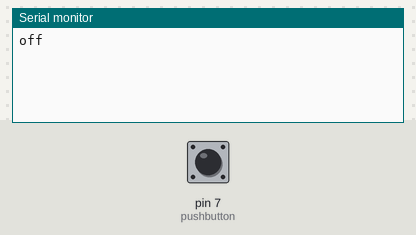
Recording of a sketch running on a simulated Arduino Uno, built with avr-gcc and run on an emulated ATmega328P. On the bench: the last lines printed to the serial monitor. Inputs (shaded band) come from the test bench; at power-on: pin 7 (pushbutton) HIGH.

Above: at 1.2 s.
1.3 s: pin 7 (pushbutton) pulled LOW for 0.15 s
At 1.43 s:
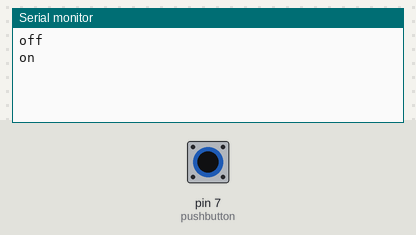
At 2.2 s:
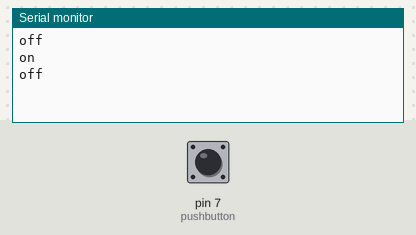

Measured:
- after the input at 1.3 s, the serial monitor: prints a new line at once (image 1)

The sketch:

pushbutton_v2.ino
```cpp
const int  pushbutton = 7;
int estado = 0;            // Estado actual del boton
int ultimo_estado = 0;     // Ultimo estado del boton

void setup() {
  // initialize the button pin as a input:
  pinMode(pushbutton, INPUT_PULLUP);
  // initialize serial communication:
  Serial.begin(9600);
  // El usuario hace cualquier cosa e inicia con el
  // pushButton presionado
  if(digitalRead(pushbutton)== LOW){
    Serial.println("on");
  }
}

void loop() {
  // Lee el estado del boton
  estado = digitalRead(pushbutton);

  // Compara el estado actual del boton con el ultimo estado
  if (estado != ultimo_estado) {
    if (estado == HIGH) {
      // Si el estado es HIGH el pushbutton no esta presinado
      Serial.println("off");
    } else {
      // Si el estado es LOW el pushbutton esta presionado
      Serial.println("on");
    }
    // Evitar rebote
    delay(50);
  }
  // Actualizamos ultimo estado
  ultimo_estado = estado;
}
```
